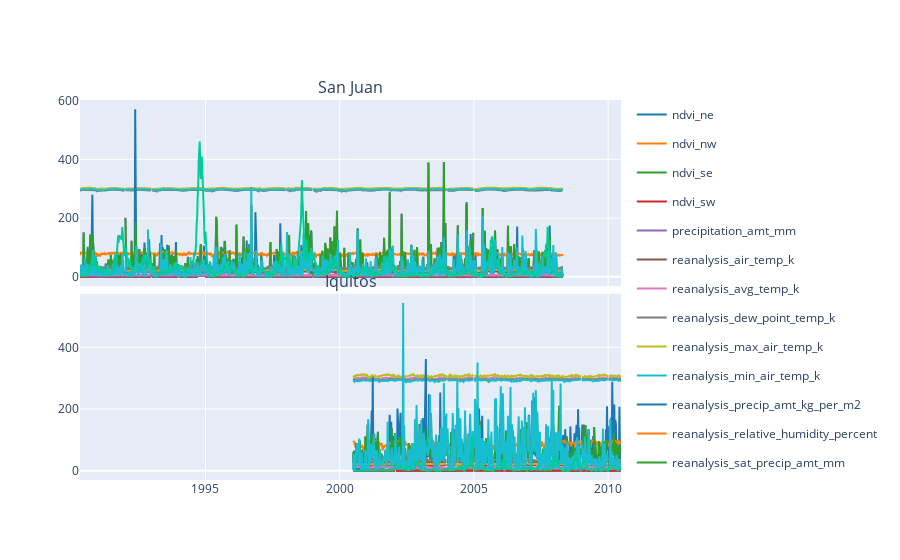

This figure's notebook cell:
### Code cell
fig = make_subplots(rows=2, cols=1, shared_xaxes=True, subplot_titles = ["San Juan", "Iquitos"], 
                    vertical_spacing=0.02)
colors = ['#1f77b4', '#ff7f0e', '#2ca02c', '#d62728', '#9467bd',
          '#8c564b', '#e377c2', '#7f7f7f', '#bcbd22', '#17becf', 
          '#1f77b4', '#ff7f0e', '#2ca02c', '#d62728', '#9467bd', 
          '#8c564b', '#e377c2', '#7f7f7f', '#bcbd22', '#17becf', '#00cc99']

for i, c in enumerate(sj.columns):
    fig.add_trace(go.Scatter(x=sj.index, 
                             y=sj.loc[:,c],
                             mode='lines', # 'lines' or 'markers'
                             name=c,
                             line_color=colors[i],
                             legendgroup=f'group{i}',
                             showlegend=False,),
                  
                  row=1, col=1)

for i, c in enumerate(iq.columns):
    fig.add_trace(go.Scatter(x=iq.index, 
                             y=iq.loc[:,c],
                             mode='lines', # 'lines' or 'markers'
                             line_color=colors[i],
                             legendgroup=f'group{i}',
                             name=c),
                 row=2, col=1)
fig.show()

### Figure 1 — Plotly figure (JSON) as saved in the notebook; plotly's stock layout.template omitted (floating-point values rounded to 4 significant figures; data arrays with more than 128 entries replaced by an {"elided": "..."} marker saying what was removed)
{"data": [{"legendgroup": "group0", "line": {"color": "#1f77b4"}, "mode": "lines", "name": "ndvi_ne", "showlegend": false, "type": "scatter", "x": {"elided": "936 str values"}, "xaxis": "x", "y": {"elided": "936 float values"}, "yaxis": "y"}, {"legendgroup": "group1", "line": {"color": "#ff7f0e"}, "mode": "lines", "name": "ndvi_nw", "showlegend": false, "type": "scatter", "x": {"elided": "936 str values"}, "xaxis": "x", "y": {"elided": "936 float values"}, "yaxis": "y"}, {"legendgroup": "group2", "line": {"color": "#2ca02c"}, "mode": "lines", "name": "ndvi_se", "showlegend": false, "type": "scatter", "x": {"elided": "936 str values"}, "xaxis": "x", "y": {"elided": "936 float values"}, "yaxis": "y"}, {"legendgroup": "group3", "line": {"color": "#d62728"}, "mode": "lines", "name": "ndvi_sw", "showlegend": false, "type": "scatter", "x": {"elided": "936 str values"}, "xaxis": "x", "y": {"elided": "936 float values"}, "yaxis": "y"}, {"legendgroup": "group4", "line": {"color": "#9467bd"}, "mode": "lines", "name": "precipitation_amt_mm", "showlegend": false, "type": "scatter", "x": {"elided": "936 str values"}, "xaxis": "x", "y": {"elided": "936 float values"}, "yaxis": "y"}, {"legendgroup": "group5", "line": {"color": "#8c564b"}, "mode": "lines", "name": "reanalysis_air_temp_k", "showlegend": false, "type": "scatter", "x": {"elided": "936 str values"}, "xaxis": "x", "y": {"elided": "936 float values"}, "yaxis": "y"}, {"legendgroup": "group6", "line": {"color": "#e377c2"}, "mode": "lines", "name": "reanalysis_avg_temp_k", "showlegend": false, "type": "scatter", "x": {"elided": "936 str values"}, "xaxis": "x", "y": {"elided": "936 float values"}, "yaxis": "y"}, {"legendgroup": "group7", "line": {"color": "#7f7f7f"}, "mode": "lines", "name": "reanalysis_dew_point_temp_k", "showlegend": false, "type": "scatter", "x": {"elided": "936 str values"}, "xaxis": "x", "y": {"elided": "936 float values"}, "yaxis": "y"}, {"legendgroup": "group8", "line": {"color": "#bcbd22"}, "mode": "lines", "name": "reanalysis_max_air_temp_k", "showlegend": false, "type": "scatter", "x": {"elided": "936 str values"}, "xaxis": "x", "y": {"elided": "936 float values"}, "yaxis": "y"}, {"legendgroup": "group9", "line": {"color": "#17becf"}, "mode": "lines", "name": "reanalysis_min_air_temp_k", "showlegend": false, "type": "scatter", "x": {"elided": "936 str values"}, "xaxis": "x", "y": {"elided": "936 float values"}, "yaxis": "y"}, {"legendgroup": "group10", "line": {"color": "#1f77b4"}, "mode": "lines", "name": "reanalysis_precip_amt_kg_per_m2", "showlegend": false, "type": "scatter", "x": {"elided": "936 str values"}, "xaxis": "x", "y": {"elided": "936 float values"}, "yaxis": "y"}, {"legendgroup": "group11", "line": {"color": "#ff7f0e"}, "mode": "lines", "name": "reanalysis_relative_humidity_percent", "showlegend": false, "type": "scatter", "x": {"elided": "936 str values"}, "xaxis": "x", "y": {"elided": "936 float values"}, "yaxis": "y"}, {"legendgroup": "group12", "line": {"color": "#2ca02c"}, "mode": "lines", "name": "reanalysis_sat_precip_amt_mm", "showlegend": false, "type": "scatter", "x": {"elided": "936 str values"}, "xaxis": "x", "y": {"elided": "936 float values"}, "yaxis": "y"}, {"legendgroup": "group13", "line": {"color": "#d62728"}, "mode": "lines", "name": "reanalysis_specific_humidity_g_per_kg", "showlegend": false, "type": "scatter", "x": {"elided": "936 str values"}, "xaxis": "x", "y": {"elided": "936 float values"}, "yaxis": "y"}, {"legendgroup": "group14", "line": {"color": "#9467bd"}, "mode": "lines", "name": "reanalysis_tdtr_k", "showlegend": false, "type": "scatter", "x": {"elided": "936 str values"}, "xaxis": "x", "y": {"elided": "936 float values"}, "yaxis": "y"}, {"legendgroup": "group15", "line": {"color": "#8c564b"}, "mode": "lines", "name": "station_avg_temp_c", "showlegend": false, "type": "scatter", "x": {"elided": "936 str values"}, "xaxis": "x", "y": {"elided": "936 float values"}, "yaxis": "y"}, {"legendgroup": "group16", "line": {"color": "#e377c2"}, "mode": "lines", "name": "station_diur_temp_rng_c", "showlegend": false, "type": "scatter", "x": {"elided": "936 str values"}, "xaxis": "x", "y": {"elided": "936 float values"}, "yaxis": "y"}, {"legendgroup": "group17", "line": {"color": "#7f7f7f"}, "mode": "lines", "name": "station_max_temp_c", "showlegend": false, "type": "scatter", "x": {"elided": "936 str values"}, "xaxis": "x", "y": {"elided": "936 float values"}, "yaxis": "y"}, {"legendgroup": "group18", "line": {"color": "#bcbd22"}, "mode": "lines", "name": "station_min_temp_c", "showlegend": false, "type": "scatter", "x": {"elided": "936 str values"}, "xaxis": "x", "y": {"elided": "936 float values"}, "yaxis": "y"}, {"legendgroup": "group19", "line": {"color": "#17becf"}, "mode": "lines", "name": "station_precip_mm", "showlegend": false, "type": "scatter", "x": {"elided": "936 str values"}, "xaxis": "x", "y": {"elided": "936 float values"}, "yaxis": "y"}, {"legendgroup": "group20", "line": {"color": "#00cc99"}, "mode": "lines", "name": "total_cases", "showlegend": false, "type": "scatter", "x": {"elided": "936 str values"}, "xaxis": "x", "y": {"elided": "936 int values"}, "yaxis": "y"}, {"legendgroup": "group0", "line": {"color": "#1f77b4"}, "mode": "lines", "name": "ndvi_ne", "type": "scatter", "x": {"elided": "520 str values"}, "xaxis": "x2", "y": {"elided": "520 float values"}, "yaxis": "y2"}, {"legendgroup": "group1", "line": {"color": "#ff7f0e"}, "mode": "lines", "name": "ndvi_nw", "type": "scatter", "x": {"elided": "520 str values"}, "xaxis": "x2", "y": {"elided": "520 float values"}, "yaxis": "y2"}, {"legendgroup": "group2", "line": {"color": "#2ca02c"}, "mode": "lines", "name": "ndvi_se", "type": "scatter", "x": {"elided": "520 str values"}, "xaxis": "x2", "y": {"elided": "520 float values"}, "yaxis": "y2"}, {"legendgroup": "group3", "line": {"color": "#d62728"}, "mode": "lines", "name": "ndvi_sw", "type": "scatter", "x": {"elided": "520 str values"}, "xaxis": "x2", "y": {"elided": "520 float values"}, "yaxis": "y2"}, {"legendgroup": "group4", "line": {"color": "#9467bd"}, "mode": "lines", "name": "precipitation_amt_mm", "type": "scatter", "x": {"elided": "520 str values"}, "xaxis": "x2", "y": {"elided": "520 float values"}, "yaxis": "y2"}, {"legendgroup": "group5", "line": {"color": "#8c564b"}, "mode": "lines", "name": "reanalysis_air_temp_k", "type": "scatter", "x": {"elided": "520 str values"}, "xaxis": "x2", "y": {"elided": "520 float values"}, "yaxis": "y2"}, {"legendgroup": "group6", "line": {"color": "#e377c2"}, "mode": "lines", "name": "reanalysis_avg_temp_k", "type": "scatter", "x": {"elided": "520 str values"}, "xaxis": "x2", "y": {"elided": "520 float values"}, "yaxis": "y2"}, {"legendgroup": "group7", "line": {"color": "#7f7f7f"}, "mode": "lines", "name": "reanalysis_dew_point_temp_k", "type": "scatter", "x": {"elided": "520 str values"}, "xaxis": "x2", "y": {"elided": "520 float values"}, "yaxis": "y2"}, {"legendgroup": "group8", "line": {"color": "#bcbd22"}, "mode": "lines", "name": "reanalysis_max_air_temp_k", "type": "scatter", "x": {"elided": "520 str values"}, "xaxis": "x2", "y": {"elided": "520 float values"}, "yaxis": "y2"}, {"legendgroup": "group9", "line": {"color": "#17becf"}, "mode": "lines", "name": "reanalysis_min_air_temp_k", "type": "scatter", "x": {"elided": "520 str values"}, "xaxis": "x2", "y": {"elided": "520 float values"}, "yaxis": "y2"}, {"legendgroup": "group10", "line": {"color": "#1f77b4"}, "mode": "lines", "name": "reanalysis_precip_amt_kg_per_m2", "type": "scatter", "x": {"elided": "520 str values"}, "xaxis": "x2", "y": {"elided": "520 float values"}, "yaxis": "y2"}, {"legendgroup": "group11", "line": {"color": "#ff7f0e"}, "mode": "lines", "name": "reanalysis_relative_humidity_percent", "type": "scatter", "x": {"elided": "520 str values"}, "xaxis": "x2", "y": {"elided": "520 float values"}, "yaxis": "y2"}, {"legendgroup": "group12", "line": {"color": "#2ca02c"}, "mode": "lines", "name": "reanalysis_sat_precip_amt_mm", "type": "scatter", "x": {"elided": "520 str values"}, "xaxis": "x2", "y": {"elided": "520 float values"}, "yaxis": "y2"}, {"legendgroup": "group13", "line": {"color": "#d62728"}, "mode": "lines", "name": "reanalysis_specific_humidity_g_per_kg", "type": "scatter", "x": {"elided": "520 str values"}, "xaxis": "x2", "y": {"elided": "520 float values"}, "yaxis": "y2"}, {"legendgroup": "group14", "line": {"color": "#9467bd"}, "mode": "lines", "name": "reanalysis_tdtr_k", "type": "scatter", "x": {"elided": "520 str values"}, "xaxis": "x2", "y": {"elided": "520 float values"}, "yaxis": "y2"}, {"legendgroup": "group15", "line": {"color": "#8c564b"}, "mode": "lines", "name": "station_avg_temp_c", "type": "scatter", "x": {"elided": "520 str values"}, "xaxis": "x2", "y": {"elided": "520 float values"}, "yaxis": "y2"}, {"legendgroup": "group16", "line": {"color": "#e377c2"}, "mode": "lines", "name": "station_diur_temp_rng_c", "type": "scatter", "x": {"elided": "520 str values"}, "xaxis": "x2", "y": {"elided": "520 float values"}, "yaxis": "y2"}, {"legendgroup": "group17", "line": {"color": "#7f7f7f"}, "mode": "lines", "name": "station_max_temp_c", "type": "scatter", "x": {"elided": "520 str values"}, "xaxis": "x2", "y": {"elided": "520 float values"}, "yaxis": "y2"}, {"legendgroup": "group18", "line": {"color": "#bcbd22"}, "mode": "lines", "name": "station_min_temp_c", "type": "scatter", "x": {"elided": "520 str values"}, "xaxis": "x2", "y": {"elided": "520 float values"}, "yaxis": "y2"}, {"legendgroup": "group19", "line": {"color": "#17becf"}, "mode": "lines", "name": "station_precip_mm", "type": "scatter", "x": {"elided": "520 str values"}, "xaxis": "x2", "y": {"elided": "520 float values"}, "yaxis": "y2"}, {"legendgroup": "group20", "line": {"color": "#00cc99"}, "mode": "lines", "name": "total_cases", "type": "scatter", "x": {"elided": "520 str values"}, "xaxis": "x2", "y": {"elided": "520 int values"}, "yaxis": "y2"}], "layout": {"annotations": [{"font": {"size": 16}, "showarrow": false, "text": "San Juan", "x": 0.5, "xanchor": "center", "xref": "paper", "y": 1, "yanchor": "bottom", "yref": "paper"}, {"font": {"size": 16}, "showarrow": false, "text": "Iquitos", "x": 0.5, "xanchor": "center", "xref": "paper", "y": 0.49, "yanchor": "bottom", "yref": "paper"}], "xaxis": {"anchor": "y", "domain": [0, 1], "matches": "x2", "showticklabels": false}, "xaxis2": {"anchor": "y2", "domain": [0, 1]}, "yaxis": {"anchor": "x", "domain": [0.51, 1]}, "yaxis2": {"anchor": "x2", "domain": [0, 0.49]}}}
